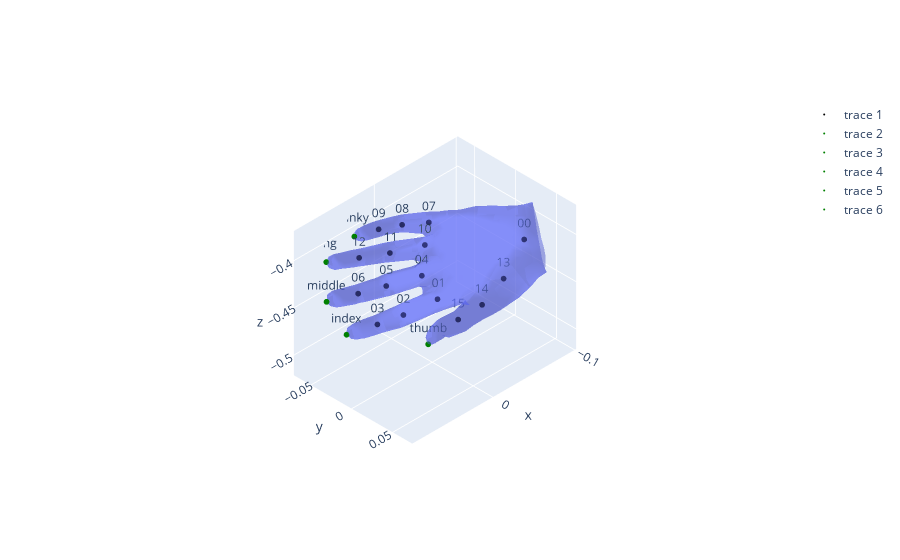

Write notebook code for a chart like this one.
### Code cell
import plotly.graph_objects as go
from utils.utils import add_mesh_to_fig

fig = go.Figure()
add_mesh_to_fig(fig, mano_hand.vertices[0], mano_layer.faces, opacity=0.5)
fig.add_trace(
    go.Scatter3d(
        x=mano_hand.joints[0][:, 0],
        y=mano_hand.joints[0][:, 1],
        z=mano_hand.joints[0][:, 2],
        mode='markers+text',
        marker=dict(
            size=2,
            color='black',
            # line=dict(color='black', width=1),
        ),
        text=[f"{i:02d}" for i in range(len(mano_hand.joints[0]))],
        opacity=1,
    )
)
for k, v in TIP_IDS['mano'].items():
    fig.add_trace(
        go.Scatter3d(
            x=mano_hand.vertices[0][v:v+1, 0],
            y=mano_hand.vertices[0][v:v+1, 1],
            z=mano_hand.vertices[0][v:v+1, 2],
            mode='markers+text',
            marker=dict(
                size=2,
                color='green',
            ),
            text=[f"{k}"],
            opacity=1,
        ),
    )
fig.update_layout(scene=dict(camera=dict(projection=dict(type="orthographic"))))
fig.show()

### Figure 1 — Plotly figure (JSON) as saved in the notebook; plotly's stock layout.template omitted (floating-point values rounded to 4 significant figures; data arrays with more than 128 entries replaced by an {"elided": "..."} marker saying what was removed)
{"data": [{"i": {"elided": "1538 int values"}, "j": {"elided": "1538 int values"}, "k": {"elided": "1538 int values"}, "opacity": 0.5, "type": "mesh3d", "x": {"elided": "778 float values"}, "y": {"elided": "778 float values"}, "z": {"elided": "778 float values"}}, {"marker": {"color": "black", "size": 2}, "mode": "markers+text", "opacity": 1, "text": ["00", "01", "02", "03", "04", "05", "06", "07", "08", "09", "10", "11", "12", "13", "14", "15"], "type": "scatter3d", "x": [-0.07222, 0.01549, 0.05016, 0.07131, 0.02038, 0.05091, 0.07058, -0.01209, 0.004398, 0.01834, 0.004043, 0.02895, 0.04636, -0.05105, -0.03793, -0.02754], "y": [0.03997, 0.02175, 0.01478, 0.004144, 0.007524, -0.005454, -0.0201, -0.01644, -0.03256, -0.04734, -0.00513, -0.02295, -0.04312, 0.03596, 0.02283, 0.003995], "z": [-0.4075, -0.4359, -0.4388, -0.4435, -0.4157, -0.4179, -0.4234, -0.3876, -0.3899, -0.3951, -0.3977, -0.4027, -0.4092, -0.4403, -0.468, -0.4879]}, {"marker": {"color": "green", "size": 2}, "mode": "markers+text", "opacity": 1, "text": ["thumb"], "type": "scatter3d", "x": [-0.01144], "y": [-0.0165], "z": [-0.5162]}, {"marker": {"color": "green", "size": 2}, "mode": "markers+text", "opacity": 1, "text": ["index"], "type": "scatter3d", "x": [0.09247], "y": [-0.01233], "z": [-0.4521]}, {"marker": {"color": "green", "size": 2}, "mode": "markers+text", "opacity": 1, "text": ["middle"], "type": "scatter3d", "x": [0.09017], "y": [-0.03908], "z": [-0.4317]}, {"marker": {"color": "green", "size": 2}, "mode": "markers+text", "opacity": 1, "text": ["ring"], "type": "scatter3d", "x": [0.06554], "y": [-0.06407], "z": [-0.4145]}, {"marker": {"color": "green", "size": 2}, "mode": "markers+text", "opacity": 1, "text": ["pinky"], "type": "scatter3d", "x": [0.03427], "y": [-0.06103], "z": [-0.4016]}], "layout": {"scene": {"camera": {"projection": {"type": "orthographic"}}}}}
